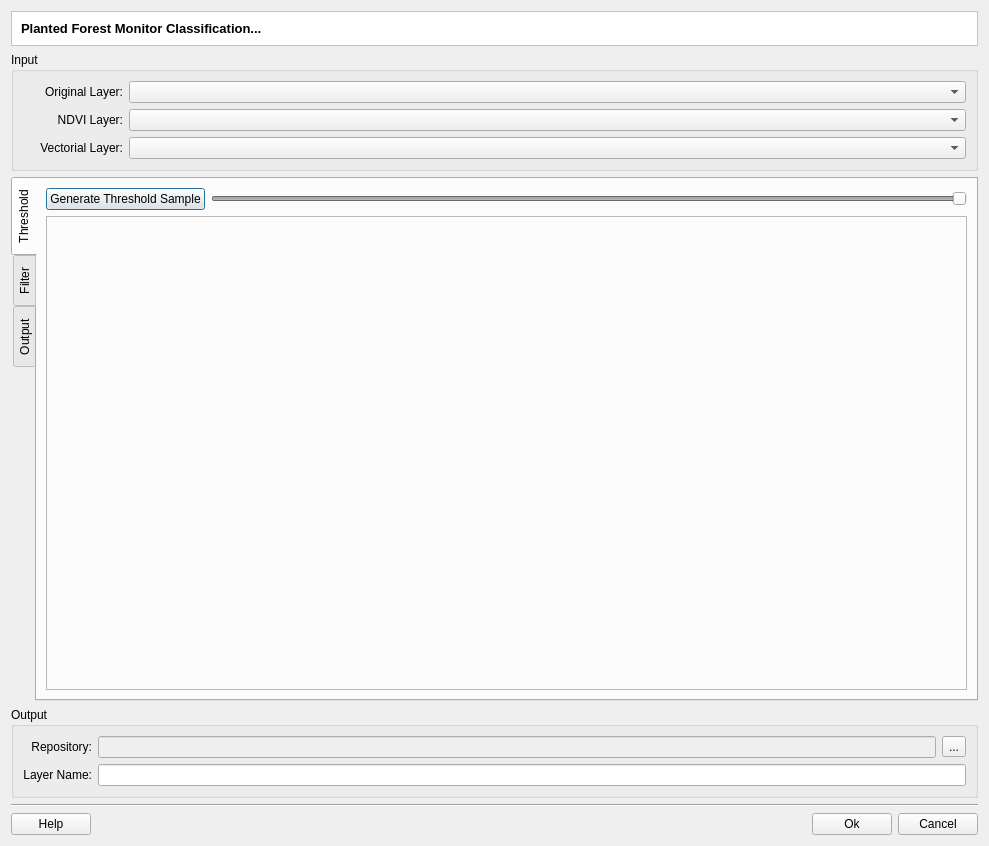
<?xml version="1.0" encoding="UTF-8"?>
<ui version="4.0">
 <class>ForestMonitorClassDialogForm</class>
 <widget class="QDialog" name="ForestMonitorClassDialogForm">
  <property name="geometry">
   <rect>
    <x>0</x>
    <y>0</y>
    <width>989</width>
    <height>846</height>
   </rect>
  </property>
  <property name="windowTitle">
   <string>Forest Monitor Classification</string>
  </property>
  <layout class="QGridLayout" name="gridLayout_29">
   <item row="0" column="0">
    <layout class="QGridLayout" name="gridLayout_28">
     <item row="0" column="0">
      <widget class="QFrame" name="frame">
       <property name="styleSheet">
        <string notr="true">QWidget { background: white }</string>
       </property>
       <property name="frameShape">
        <enum>QFrame::StyledPanel</enum>
       </property>
       <property name="frameShadow">
        <enum>QFrame::Sunken</enum>
       </property>
       <layout class="QGridLayout" name="gridLayout_6">
        <item row="0" column="0">
         <widget class="QLabel" name="m_titleLabel">
          <property name="font">
           <font>
            <pointsize>10</pointsize>
            <weight>75</weight>
            <bold>true</bold>
           </font>
          </property>
          <property name="text">
           <string>Planted Forest Monitor Classification...</string>
          </property>
         </widget>
        </item>
       </layout>
      </widget>
     </item>
     <item row="1" column="0">
      <widget class="QGroupBox" name="groupBox_3">
       <property name="title">
        <string>Input</string>
       </property>
       <property name="flat">
        <bool>true</bool>
       </property>
       <layout class="QGridLayout" name="gridLayout">
        <item row="0" column="0">
         <layout class="QGridLayout" name="gridLayout_27">
          <item row="0" column="0">
           <layout class="QGridLayout" name="gridLayout_3">
            <item row="0" column="1">
             <widget class="QComboBox" name="m_originalLayerComboBox">
              <property name="sizePolicy">
               <sizepolicy hsizetype="MinimumExpanding" vsizetype="Fixed">
                <horstretch>0</horstretch>
                <verstretch>0</verstretch>
               </sizepolicy>
              </property>
             </widget>
            </item>
            <item row="0" column="0">
             <widget class="QLabel" name="label">
              <property name="minimumSize">
               <size>
                <width>100</width>
                <height>0</height>
               </size>
              </property>
              <property name="text">
               <string>Original Layer:</string>
              </property>
              <property name="alignment">
               <set>Qt::AlignRight|Qt::AlignTrailing|Qt::AlignVCenter</set>
              </property>
             </widget>
            </item>
           </layout>
          </item>
          <item row="1" column="0">
           <layout class="QGridLayout" name="gridLayout_9">
            <item row="0" column="0">
             <widget class="QLabel" name="label_4">
              <property name="minimumSize">
               <size>
                <width>100</width>
                <height>0</height>
               </size>
              </property>
              <property name="text">
               <string>NDVI Layer:</string>
              </property>
              <property name="alignment">
               <set>Qt::AlignRight|Qt::AlignTrailing|Qt::AlignVCenter</set>
              </property>
             </widget>
            </item>
            <item row="0" column="1">
             <widget class="QComboBox" name="m_ndviLayerComboBox">
              <property name="sizePolicy">
               <sizepolicy hsizetype="MinimumExpanding" vsizetype="Fixed">
                <horstretch>0</horstretch>
                <verstretch>0</verstretch>
               </sizepolicy>
              </property>
             </widget>
            </item>
           </layout>
          </item>
          <item row="2" column="0">
           <layout class="QGridLayout" name="gridLayout_20">
            <item row="0" column="0">
             <widget class="QLabel" name="label_9">
              <property name="minimumSize">
               <size>
                <width>100</width>
                <height>0</height>
               </size>
              </property>
              <property name="text">
               <string>Vectorial Layer:</string>
              </property>
              <property name="alignment">
               <set>Qt::AlignRight|Qt::AlignTrailing|Qt::AlignVCenter</set>
              </property>
             </widget>
            </item>
            <item row="0" column="1">
             <widget class="QComboBox" name="m_vecComboBox">
              <property name="sizePolicy">
               <sizepolicy hsizetype="MinimumExpanding" vsizetype="Fixed">
                <horstretch>0</horstretch>
                <verstretch>0</verstretch>
               </sizepolicy>
              </property>
             </widget>
            </item>
           </layout>
          </item>
         </layout>
        </item>
       </layout>
      </widget>
     </item>
     <item row="2" column="0">
      <widget class="QTabWidget" name="tabWidget">
       <property name="tabPosition">
        <enum>QTabWidget::West</enum>
       </property>
       <property name="currentIndex">
        <number>0</number>
       </property>
       <widget class="QWidget" name="tab_7">
        <attribute name="title">
         <string>Threshold</string>
        </attribute>
        <layout class="QGridLayout" name="gridLayout_7">
         <item row="1" column="0">
          <widget class="QFrame" name="m_thresholdFrame">
           <property name="sizePolicy">
            <sizepolicy hsizetype="MinimumExpanding" vsizetype="MinimumExpanding">
             <horstretch>0</horstretch>
             <verstretch>0</verstretch>
            </sizepolicy>
           </property>
           <property name="frameShape">
            <enum>QFrame::StyledPanel</enum>
           </property>
           <property name="frameShadow">
            <enum>QFrame::Raised</enum>
           </property>
          </widget>
         </item>
         <item row="0" column="0">
          <layout class="QGridLayout" name="gridLayout_13">
           <item row="0" column="0">
            <widget class="QPushButton" name="m_generateNDVISamplePushButton">
             <property name="text">
              <string>Generate Threshold Sample</string>
             </property>
            </widget>
           </item>
           <item row="0" column="1">
            <widget class="QSlider" name="m_thresholdHorizontalSlider">
             <property name="enabled">
              <bool>false</bool>
             </property>
             <property name="maximum">
              <number>999</number>
             </property>
             <property name="value">
              <number>999</number>
             </property>
             <property name="orientation">
              <enum>Qt::Horizontal</enum>
             </property>
            </widget>
           </item>
          </layout>
         </item>
        </layout>
       </widget>
       <widget class="QWidget" name="tab_8">
        <attribute name="title">
         <string>Filter</string>
        </attribute>
        <layout class="QGridLayout" name="gridLayout_8">
         <item row="1" column="0">
          <widget class="QFrame" name="m_erosionFrame">
           <property name="sizePolicy">
            <sizepolicy hsizetype="MinimumExpanding" vsizetype="MinimumExpanding">
             <horstretch>0</horstretch>
             <verstretch>0</verstretch>
            </sizepolicy>
           </property>
           <property name="frameShape">
            <enum>QFrame::StyledPanel</enum>
           </property>
           <property name="frameShadow">
            <enum>QFrame::Raised</enum>
           </property>
          </widget>
         </item>
         <item row="0" column="0">
          <layout class="QGridLayout" name="gridLayout_14">
           <item row="0" column="0">
            <widget class="QPushButton" name="m_generateThresholdPushButton">
             <property name="text">
              <string>Generate Filter Sample</string>
             </property>
            </widget>
           </item>
           <item row="0" column="1">
            <layout class="QGridLayout" name="gridLayout_12">
             <item row="0" column="3">
              <widget class="QPushButton" name="m_erosionPushButton">
               <property name="enabled">
                <bool>false</bool>
               </property>
               <property name="text">
                <string>Dilation</string>
               </property>
              </widget>
             </item>
             <item row="0" column="2">
              <widget class="QLineEdit" name="m_dilationLineEdit">
               <property name="enabled">
                <bool>false</bool>
               </property>
               <property name="sizePolicy">
                <sizepolicy hsizetype="Minimum" vsizetype="Fixed">
                 <horstretch>0</horstretch>
                 <verstretch>0</verstretch>
                </sizepolicy>
               </property>
               <property name="text">
                <string>0</string>
               </property>
               <property name="alignment">
                <set>Qt::AlignRight|Qt::AlignTrailing|Qt::AlignVCenter</set>
               </property>
              </widget>
             </item>
             <item row="0" column="1">
              <widget class="QPushButton" name="m_dilationPushButton">
               <property name="enabled">
                <bool>false</bool>
               </property>
               <property name="text">
                <string>Erosion</string>
               </property>
              </widget>
             </item>
             <item row="0" column="0">
              <spacer name="horizontalSpacer_3">
               <property name="orientation">
                <enum>Qt::Horizontal</enum>
               </property>
               <property name="sizeHint" stdset="0">
                <size>
                 <width>40</width>
                 <height>20</height>
                </size>
               </property>
              </spacer>
             </item>
            </layout>
           </item>
           <item row="0" column="2">
            <widget class="QLineEdit" name="m_erosionLineEdit">
             <property name="enabled">
              <bool>false</bool>
             </property>
             <property name="sizePolicy">
              <sizepolicy hsizetype="Minimum" vsizetype="Fixed">
               <horstretch>0</horstretch>
               <verstretch>0</verstretch>
              </sizepolicy>
             </property>
             <property name="text">
              <string>0</string>
             </property>
             <property name="alignment">
              <set>Qt::AlignRight|Qt::AlignTrailing|Qt::AlignVCenter</set>
             </property>
            </widget>
           </item>
          </layout>
         </item>
        </layout>
       </widget>
       <widget class="QWidget" name="tab_9">
        <attribute name="title">
         <string>Output</string>
        </attribute>
        <layout class="QGridLayout" name="gridLayout_21">
         <item row="0" column="0">
          <layout class="QGridLayout" name="gridLayout_19">
           <item row="0" column="0">
            <layout class="QGridLayout" name="gridLayout_17">
             <item row="0" column="0">
              <widget class="QGroupBox" name="groupBox_2">
               <property name="title">
                <string>Params</string>
               </property>
               <property name="flat">
                <bool>true</bool>
               </property>
               <layout class="QGridLayout" name="gridLayout_15">
                <item row="0" column="0">
                 <layout class="QGridLayout" name="gridLayout_10">
                  <item row="0" column="0">
                   <layout class="QGridLayout" name="gridLayout_4">
                    <item row="0" column="0">
                     <widget class="QLabel" name="label_5">
                      <property name="text">
                       <string>Threshold</string>
                      </property>
                      <property name="alignment">
                       <set>Qt::AlignRight|Qt::AlignTrailing|Qt::AlignVCenter</set>
                      </property>
                     </widget>
                    </item>
                    <item row="0" column="1">
                     <widget class="QLineEdit" name="m_thresholdLineEdit">
                      <property name="enabled">
                       <bool>false</bool>
                      </property>
                      <property name="sizePolicy">
                       <sizepolicy hsizetype="Minimum" vsizetype="Fixed">
                        <horstretch>0</horstretch>
                        <verstretch>0</verstretch>
                       </sizepolicy>
                      </property>
                      <property name="alignment">
                       <set>Qt::AlignRight|Qt::AlignTrailing|Qt::AlignVCenter</set>
                      </property>
                      <property name="readOnly">
                       <bool>true</bool>
                      </property>
                     </widget>
                    </item>
                   </layout>
                  </item>
                  <item row="1" column="0">
                   <layout class="QGridLayout" name="gridLayout_11">
                    <item row="0" column="0">
                     <widget class="QLabel" name="label_2">
                      <property name="text">
                       <string>Erosion</string>
                      </property>
                      <property name="alignment">
                       <set>Qt::AlignRight|Qt::AlignTrailing|Qt::AlignVCenter</set>
                      </property>
                     </widget>
                    </item>
                    <item row="0" column="1">
                     <widget class="QLineEdit" name="m_dilationResLineEdit">
                      <property name="enabled">
                       <bool>false</bool>
                      </property>
                      <property name="sizePolicy">
                       <sizepolicy hsizetype="Minimum" vsizetype="Fixed">
                        <horstretch>0</horstretch>
                        <verstretch>0</verstretch>
                       </sizepolicy>
                      </property>
                      <property name="text">
                       <string>0</string>
                      </property>
                      <property name="alignment">
                       <set>Qt::AlignRight|Qt::AlignTrailing|Qt::AlignVCenter</set>
                      </property>
                      <property name="readOnly">
                       <bool>true</bool>
                      </property>
                     </widget>
                    </item>
                   </layout>
                  </item>
                  <item row="2" column="0">
                   <layout class="QGridLayout" name="gridLayout_16">
                    <item row="0" column="0">
                     <widget class="QLabel" name="label_6">
                      <property name="text">
                       <string>Dilation</string>
                      </property>
                      <property name="alignment">
                       <set>Qt::AlignRight|Qt::AlignTrailing|Qt::AlignVCenter</set>
                      </property>
                     </widget>
                    </item>
                    <item row="0" column="1">
                     <widget class="QLineEdit" name="m_erosionResLineEdit">
                      <property name="enabled">
                       <bool>false</bool>
                      </property>
                      <property name="sizePolicy">
                       <sizepolicy hsizetype="Minimum" vsizetype="Fixed">
                        <horstretch>0</horstretch>
                        <verstretch>0</verstretch>
                       </sizepolicy>
                      </property>
                      <property name="text">
                       <string>0</string>
                      </property>
                      <property name="alignment">
                       <set>Qt::AlignRight|Qt::AlignTrailing|Qt::AlignVCenter</set>
                      </property>
                      <property name="readOnly">
                       <bool>true</bool>
                      </property>
                     </widget>
                    </item>
                   </layout>
                  </item>
                 </layout>
                </item>
               </layout>
              </widget>
             </item>
             <item row="1" column="0">
              <widget class="QGroupBox" name="groupBox">
               <property name="title">
                <string>Application Area</string>
               </property>
               <property name="flat">
                <bool>true</bool>
               </property>
               <layout class="QGridLayout" name="gridLayout_18">
                <item row="0" column="0">
                 <widget class="QRadioButton" name="radioButton">
                  <property name="enabled">
                   <bool>false</bool>
                  </property>
                  <property name="text">
                   <string>To the object in the current area</string>
                  </property>
                  <property name="checked">
                   <bool>false</bool>
                  </property>
                 </widget>
                </item>
                <item row="1" column="0">
                 <widget class="QRadioButton" name="radioButton_2">
                  <property name="text">
                   <string>To all objects</string>
                  </property>
                  <property name="checked">
                   <bool>true</bool>
                  </property>
                 </widget>
                </item>
               </layout>
              </widget>
             </item>
             <item row="2" column="0">
              <widget class="QGroupBox" name="groupBox_5">
               <property name="title">
                <string>Options</string>
               </property>
               <property name="flat">
                <bool>true</bool>
               </property>
               <layout class="QGridLayout" name="gridLayout_2">
                <item row="0" column="0">
                 <widget class="QCheckBox" name="m_saveResultImageCheckBox">
                  <property name="text">
                   <string>Save result image</string>
                  </property>
                  <property name="checked">
                   <bool>true</bool>
                  </property>
                 </widget>
                </item>
               </layout>
              </widget>
             </item>
            </layout>
           </item>
           <item row="1" column="0">
            <spacer name="verticalSpacer">
             <property name="orientation">
              <enum>Qt::Vertical</enum>
             </property>
             <property name="sizeHint" stdset="0">
              <size>
               <width>20</width>
               <height>40</height>
              </size>
             </property>
            </spacer>
           </item>
          </layout>
         </item>
        </layout>
       </widget>
      </widget>
     </item>
     <item row="3" column="0">
      <widget class="QGroupBox" name="groupBox_4">
       <property name="sizePolicy">
        <sizepolicy hsizetype="Preferred" vsizetype="Preferred">
         <horstretch>0</horstretch>
         <verstretch>0</verstretch>
        </sizepolicy>
       </property>
       <property name="title">
        <string>Output</string>
       </property>
       <property name="flat">
        <bool>true</bool>
       </property>
       <layout class="QGridLayout" name="gridLayout_22">
        <item row="1" column="0">
         <layout class="QGridLayout" name="gridLayout_23">
          <item row="0" column="0">
           <layout class="QGridLayout" name="gridLayout_24">
            <item row="0" column="0">
             <widget class="QLabel" name="label_7">
              <property name="text">
               <string>Repository:</string>
              </property>
              <property name="alignment">
               <set>Qt::AlignRight|Qt::AlignTrailing|Qt::AlignVCenter</set>
              </property>
             </widget>
            </item>
            <item row="1" column="0">
             <widget class="QLabel" name="label_8">
              <property name="text">
               <string>Layer Name:</string>
              </property>
              <property name="alignment">
               <set>Qt::AlignRight|Qt::AlignTrailing|Qt::AlignVCenter</set>
              </property>
             </widget>
            </item>
           </layout>
          </item>
          <item row="0" column="1">
           <layout class="QGridLayout" name="gridLayout_25">
            <item row="0" column="0">
             <layout class="QGridLayout" name="gridLayout_26">
              <item row="0" column="0">
               <widget class="QLineEdit" name="m_repositoryLineEdit">
                <property name="enabled">
                 <bool>false</bool>
                </property>
               </widget>
              </item>
              <item row="0" column="1">
               <widget class="QToolButton" name="m_targetFileToolButton">
                <property name="minimumSize">
                 <size>
                  <width>0</width>
                  <height>0</height>
                 </size>
                </property>
                <property name="text">
                 <string>...</string>
                </property>
               </widget>
              </item>
             </layout>
            </item>
            <item row="1" column="0">
             <widget class="QLineEdit" name="m_newLayerNameLineEdit">
              <property name="readOnly">
               <bool>false</bool>
              </property>
             </widget>
            </item>
           </layout>
          </item>
         </layout>
        </item>
       </layout>
      </widget>
     </item>
     <item row="4" column="0">
      <layout class="QGridLayout" name="gridLayout_5">
       <item row="0" column="0" colspan="4">
        <widget class="Line" name="line">
         <property name="orientation">
          <enum>Qt::Horizontal</enum>
         </property>
        </widget>
       </item>
       <item row="1" column="0">
        <widget class="QPushButton" name="m_helpPushButton">
         <property name="text">
          <string>Help</string>
         </property>
        </widget>
       </item>
       <item row="1" column="1">
        <spacer name="horizontalSpacer">
         <property name="orientation">
          <enum>Qt::Horizontal</enum>
         </property>
         <property name="sizeHint" stdset="0">
          <size>
           <width>40</width>
           <height>20</height>
          </size>
         </property>
        </spacer>
       </item>
       <item row="1" column="2">
        <widget class="QPushButton" name="m_okPushButton">
         <property name="text">
          <string>Ok</string>
         </property>
        </widget>
       </item>
       <item row="1" column="3">
        <widget class="QPushButton" name="m_cancelPushButton">
         <property name="text">
          <string>Cancel</string>
         </property>
        </widget>
       </item>
      </layout>
     </item>
    </layout>
   </item>
  </layout>
 </widget>
 <tabstops>
  <tabstop>m_originalLayerComboBox</tabstop>
  <tabstop>m_ndviLayerComboBox</tabstop>
  <tabstop>m_vecComboBox</tabstop>
  <tabstop>tabWidget</tabstop>
  <tabstop>m_generateNDVISamplePushButton</tabstop>
  <tabstop>m_thresholdHorizontalSlider</tabstop>
  <tabstop>m_generateThresholdPushButton</tabstop>
  <tabstop>m_dilationPushButton</tabstop>
  <tabstop>m_dilationLineEdit</tabstop>
  <tabstop>m_erosionPushButton</tabstop>
  <tabstop>m_erosionLineEdit</tabstop>
  <tabstop>m_thresholdLineEdit</tabstop>
  <tabstop>m_dilationResLineEdit</tabstop>
  <tabstop>m_erosionResLineEdit</tabstop>
  <tabstop>radioButton</tabstop>
  <tabstop>radioButton_2</tabstop>
  <tabstop>m_saveResultImageCheckBox</tabstop>
  <tabstop>m_repositoryLineEdit</tabstop>
  <tabstop>m_targetFileToolButton</tabstop>
  <tabstop>m_newLayerNameLineEdit</tabstop>
  <tabstop>m_okPushButton</tabstop>
  <tabstop>m_cancelPushButton</tabstop>
  <tabstop>m_helpPushButton</tabstop>
 </tabstops>
 <resources/>
 <connections>
  <connection>
   <sender>m_cancelPushButton</sender>
   <signal>released()</signal>
   <receiver>ForestMonitorClassDialogForm</receiver>
   <slot>reject()</slot>
   <hints>
    <hint type="sourcelabel">
     <x>660</x>
     <y>555</y>
    </hint>
    <hint type="destinationlabel">
     <x>420</x>
     <y>408</y>
    </hint>
   </hints>
  </connection>
 </connections>
</ui>
